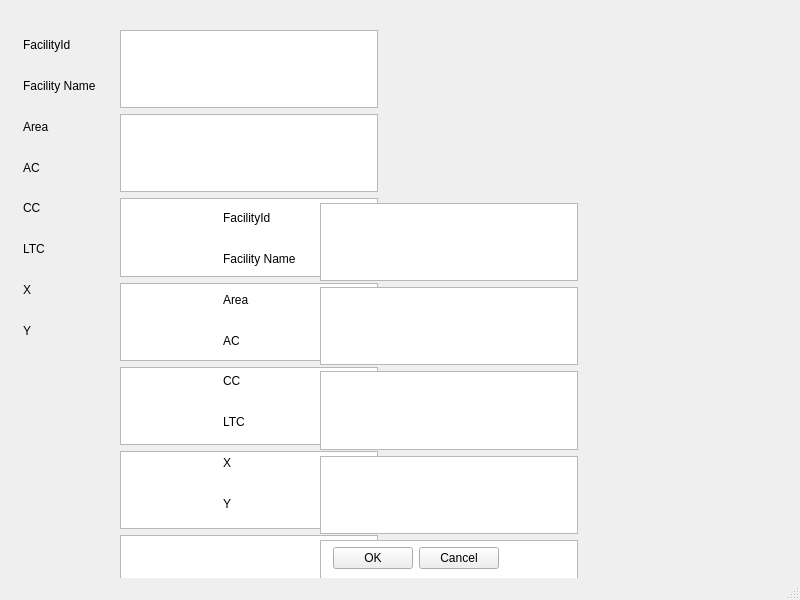
<?xml version="1.0" encoding="UTF-8"?>
<ui version="4.0">
 <class>CreateFacility</class>
 <widget class="QMainWindow" name="CreateFacility">
  <property name="geometry">
   <rect>
    <x>0</x>
    <y>0</y>
    <width>800</width>
    <height>600</height>
   </rect>
  </property>
  <property name="windowTitle">
   <string>MainWindow</string>
  </property>
  <widget class="QWidget" name="centralwidget">
   <widget class="QWidget" name="layoutWidget_2">
    <property name="geometry">
     <rect>
      <x>10</x>
      <y>370</y>
      <width>411</width>
      <height>31</height>
     </rect>
    </property>
    <layout class="QHBoxLayout" name="horizontalLayout">
     <item>
      <spacer name="horizontalSpacer">
       <property name="orientation">
        <enum>Qt::Horizontal</enum>
       </property>
       <property name="sizeHint" stdset="0">
        <size>
         <width>98</width>
         <height>20</height>
        </size>
       </property>
      </spacer>
     </item>
     <item>
      <layout class="QGridLayout" name="gridLayout_2">
       <item row="0" column="0">
        <widget class="QPushButton" name="okBtn">
         <property name="text">
          <string>OK</string>
         </property>
        </widget>
       </item>
       <item row="0" column="1">
        <widget class="QPushButton" name="cancelBtn">
         <property name="text">
          <string>Cancel</string>
         </property>
        </widget>
       </item>
      </layout>
     </item>
     <item>
      <spacer name="horizontalSpacer_2">
       <property name="orientation">
        <enum>Qt::Horizontal</enum>
       </property>
       <property name="sizeHint" stdset="0">
        <size>
         <width>98</width>
         <height>20</height>
        </size>
       </property>
      </spacer>
     </item>
    </layout>
   </widget>
   <widget class="QWidget" name="layoutWidget">
    <property name="geometry">
     <rect>
      <x>23</x>
      <y>27</y>
      <width>93</width>
      <height>321</height>
     </rect>
    </property>
    <layout class="QVBoxLayout" name="verticalLayout">
     <item>
      <widget class="QLabel" name="label_6">
       <property name="text">
        <string>FacilityId</string>
       </property>
      </widget>
     </item>
     <item>
      <widget class="QLabel" name="label">
       <property name="text">
        <string>Facility Name</string>
       </property>
      </widget>
     </item>
     <item>
      <widget class="QLabel" name="label_2">
       <property name="text">
        <string>Area</string>
       </property>
      </widget>
     </item>
     <item>
      <widget class="QLabel" name="label_3">
       <property name="text">
        <string>AC</string>
       </property>
      </widget>
     </item>
     <item>
      <widget class="QLabel" name="label_4">
       <property name="text">
        <string>CC</string>
       </property>
      </widget>
     </item>
     <item>
      <widget class="QLabel" name="label_5">
       <property name="text">
        <string>LTC</string>
       </property>
      </widget>
     </item>
     <item>
      <widget class="QLabel" name="label_7">
       <property name="text">
        <string>X</string>
       </property>
      </widget>
     </item>
     <item>
      <widget class="QLabel" name="label_8">
       <property name="text">
        <string>Y</string>
       </property>
      </widget>
     </item>
    </layout>
   </widget>
   <widget class="QWidget" name="layoutWidget">
    <property name="geometry">
     <rect>
      <x>120</x>
      <y>30</y>
      <width>258</width>
      <height>668</height>
     </rect>
    </property>
    <layout class="QVBoxLayout" name="verticalLayout_2">
     <item>
      <widget class="QTextEdit" name="id"/>
     </item>
     <item>
      <widget class="QTextEdit" name="name"/>
     </item>
     <item>
      <widget class="QTextEdit" name="area"/>
     </item>
     <item>
      <widget class="QTextEdit" name="ac"/>
     </item>
     <item>
      <widget class="QTextEdit" name="cc"/>
     </item>
     <item>
      <widget class="QTextEdit" name="ltc"/>
     </item>
     <item>
      <widget class="QTextEdit" name="x"/>
     </item>
     <item>
      <widget class="QTextEdit" name="y"/>
     </item>
    </layout>
   </widget>
   <widget class="QWidget" name="layoutWidget_3">
    <property name="geometry">
     <rect>
      <x>320</x>
      <y>203</y>
      <width>258</width>
      <height>668</height>
     </rect>
    </property>
    <layout class="QVBoxLayout" name="verticalLayout_3">
     <item>
      <widget class="QTextEdit" name="id_2"/>
     </item>
     <item>
      <widget class="QTextEdit" name="name_2"/>
     </item>
     <item>
      <widget class="QTextEdit" name="area_2"/>
     </item>
     <item>
      <widget class="QTextEdit" name="ac_2"/>
     </item>
     <item>
      <widget class="QTextEdit" name="cc_2"/>
     </item>
     <item>
      <widget class="QTextEdit" name="ltc_2"/>
     </item>
     <item>
      <widget class="QTextEdit" name="x_2"/>
     </item>
     <item>
      <widget class="QTextEdit" name="y_2"/>
     </item>
    </layout>
   </widget>
   <widget class="QWidget" name="layoutWidget_4">
    <property name="geometry">
     <rect>
      <x>223</x>
      <y>200</y>
      <width>93</width>
      <height>321</height>
     </rect>
    </property>
    <layout class="QVBoxLayout" name="verticalLayout_4">
     <item>
      <widget class="QLabel" name="label_9">
       <property name="text">
        <string>FacilityId</string>
       </property>
      </widget>
     </item>
     <item>
      <widget class="QLabel" name="label_10">
       <property name="text">
        <string>Facility Name</string>
       </property>
      </widget>
     </item>
     <item>
      <widget class="QLabel" name="label_11">
       <property name="text">
        <string>Area</string>
       </property>
      </widget>
     </item>
     <item>
      <widget class="QLabel" name="label_12">
       <property name="text">
        <string>AC</string>
       </property>
      </widget>
     </item>
     <item>
      <widget class="QLabel" name="label_13">
       <property name="text">
        <string>CC</string>
       </property>
      </widget>
     </item>
     <item>
      <widget class="QLabel" name="label_14">
       <property name="text">
        <string>LTC</string>
       </property>
      </widget>
     </item>
     <item>
      <widget class="QLabel" name="label_15">
       <property name="text">
        <string>X</string>
       </property>
      </widget>
     </item>
     <item>
      <widget class="QLabel" name="label_16">
       <property name="text">
        <string>Y</string>
       </property>
      </widget>
     </item>
    </layout>
   </widget>
   <widget class="QWidget" name="layoutWidget_5">
    <property name="geometry">
     <rect>
      <x>210</x>
      <y>543</y>
      <width>411</width>
      <height>31</height>
     </rect>
    </property>
    <layout class="QHBoxLayout" name="horizontalLayout_2">
     <item>
      <spacer name="horizontalSpacer_3">
       <property name="orientation">
        <enum>Qt::Horizontal</enum>
       </property>
       <property name="sizeHint" stdset="0">
        <size>
         <width>98</width>
         <height>20</height>
        </size>
       </property>
      </spacer>
     </item>
     <item>
      <layout class="QGridLayout" name="gridLayout_3">
       <item row="0" column="0">
        <widget class="QPushButton" name="okBtn_2">
         <property name="text">
          <string>OK</string>
         </property>
        </widget>
       </item>
       <item row="0" column="1">
        <widget class="QPushButton" name="cancelBtn_2">
         <property name="text">
          <string>Cancel</string>
         </property>
        </widget>
       </item>
      </layout>
     </item>
     <item>
      <spacer name="horizontalSpacer_4">
       <property name="orientation">
        <enum>Qt::Horizontal</enum>
       </property>
       <property name="sizeHint" stdset="0">
        <size>
         <width>98</width>
         <height>20</height>
        </size>
       </property>
      </spacer>
     </item>
    </layout>
   </widget>
  </widget>
  <widget class="QMenuBar" name="menubar">
   <property name="geometry">
    <rect>
     <x>0</x>
     <y>0</y>
     <width>800</width>
     <height>25</height>
    </rect>
   </property>
  </widget>
  <widget class="QStatusBar" name="statusbar"/>
 </widget>
 <resources/>
 <connections/>
</ui>
